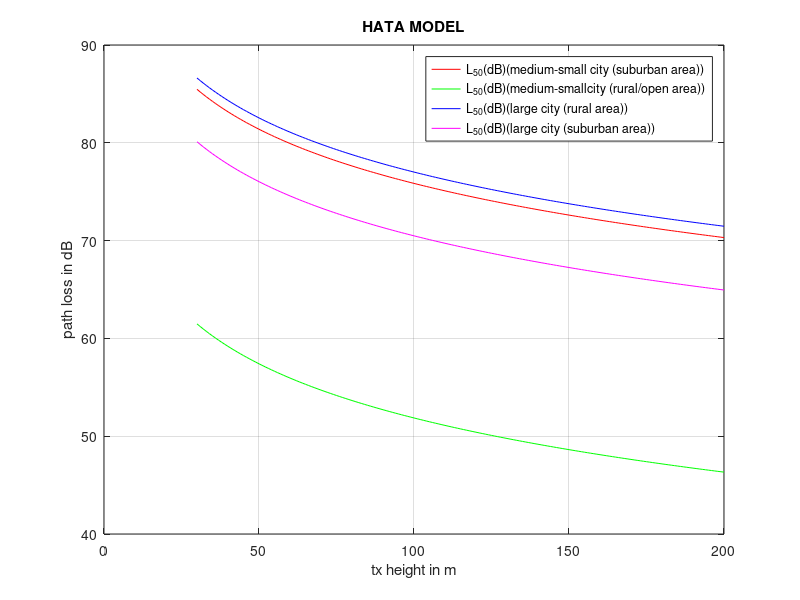

Here is the MATLAB script that generated this plot:
% HATA MODEL
%tx height vs path loss
clc
clear all;
close all;
hre=input('enter the rx height:');
hte=30:200;
d=input('enter the distance btw tx and rx:');
f=input('enter the frequency:');
% MEDIUM-SMALL CITY (SUB URBAN AREA)
ahre_1=(1.1*log10(f)-0.7)*hre-(1.56*log10(f)-0.8);
L50_1=69.55+26.16*log10(f)-13.82*log10(hte)+(44.9-6.55*log10(hte))*log10(d)-ahre_1;
L50_dB_1=L50_1-(2*log10(f/28)*log10(f/28))-5.4;
% MEDIUM-SMALL CITY (RURAL/OPEN AREA)
ahre_2=(1.1*log10(f)-0.7)*hre-(1.56*log10(f)-0.8);
L50_2=69.55+26.16*log10(f)-13.82*log10(hte)+(44.9-6.55*log10(hte))*log10(d)-ahre_2;
L50_dB_2=L50_2-(4.78*log10(f)*log10(f))+18.33*log10(f)-40.98;
% LARGE CITY (URBAN AND SUBURBAN AREA)
if f<300000000
ahre_3=8.29*(log10(1.54*hre)).*(log10(1.54*hre))-1.1;
else
ahre_3=3.2*(log10(11.75*hre)).*(log10(11.75*hre))-4.97;
end
L50_3=69.55+26.16*log10(f)-13.82*log10(hte)+(44.9-6.55*log10(hte))*log10(d)-ahre_3;
L50_dB_3=L50_3-(2*log10(f/28)*log10(f/28))-5.4;
% tx height vs path loss
figure
plot(hte,L50_dB_1,'r',hte,L50_dB_2,'g',hte,L50_3,'b',hte,L50_dB_3,'m');
legend('L_5_0(dB)(medium-small city (suburban area))','L_5_0(dB)(medium-smallcity (rural/open area))','L_5_0(dB)(large city (rural area))','L_5_0(dB)(large city (suburban area))');
xlabel('tx height in m');
ylabel('path loss in dB');
title('HATA MODEL');
grid on;